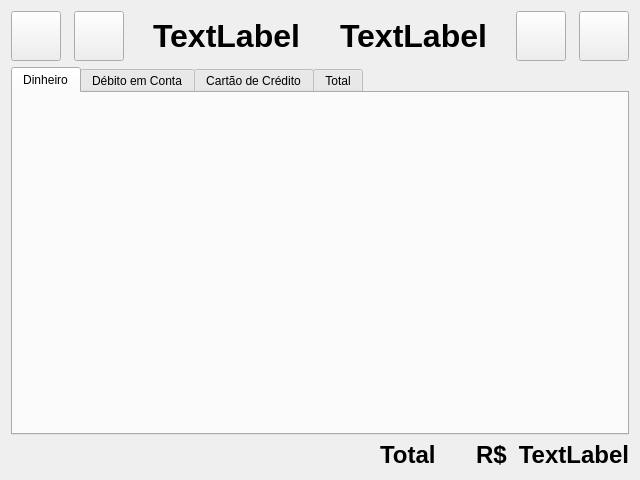
<?xml version="1.0" encoding="UTF-8"?>
<ui version="4.0">
 <class>ExpensesInterface</class>
 <widget class="QWidget" name="ExpensesInterface">
  <property name="geometry">
   <rect>
    <x>0</x>
    <y>0</y>
    <width>640</width>
    <height>480</height>
   </rect>
  </property>
  <property name="minimumSize">
   <size>
    <width>640</width>
    <height>480</height>
   </size>
  </property>
  <property name="windowTitle">
   <string>Tabela de Despesas</string>
  </property>
  <property name="locale">
   <locale language="Portuguese" country="Brazil"/>
  </property>
  <layout class="QVBoxLayout" name="verticalLayout">
   <item>
    <layout class="QHBoxLayout" name="horizontalLayout">
     <property name="spacing">
      <number>0</number>
     </property>
     <item>
      <widget class="QPushButton" name="subYearButton">
       <property name="minimumSize">
        <size>
         <width>50</width>
         <height>50</height>
        </size>
       </property>
       <property name="maximumSize">
        <size>
         <width>50</width>
         <height>50</height>
        </size>
       </property>
       <property name="focusPolicy">
        <enum>Qt::TabFocus</enum>
       </property>
       <property name="layoutDirection">
        <enum>Qt::RightToLeft</enum>
       </property>
       <property name="text">
        <string/>
       </property>
       <property name="icon">
        <iconset resource="../../../resources/icon.qrc">
         <normaloff>:/images/doubleLeftArrow</normaloff>:/images/doubleLeftArrow</iconset>
       </property>
       <property name="iconSize">
        <size>
         <width>30</width>
         <height>30</height>
        </size>
       </property>
       <property name="flat">
        <bool>false</bool>
       </property>
      </widget>
     </item>
     <item>
      <spacer name="horizontalSpacer_4">
       <property name="orientation">
        <enum>Qt::Horizontal</enum>
       </property>
       <property name="sizeType">
        <enum>QSizePolicy::Fixed</enum>
       </property>
       <property name="sizeHint" stdset="0">
        <size>
         <width>13</width>
         <height>20</height>
        </size>
       </property>
      </spacer>
     </item>
     <item>
      <widget class="QPushButton" name="subMonthButton">
       <property name="minimumSize">
        <size>
         <width>50</width>
         <height>50</height>
        </size>
       </property>
       <property name="maximumSize">
        <size>
         <width>50</width>
         <height>50</height>
        </size>
       </property>
       <property name="layoutDirection">
        <enum>Qt::RightToLeft</enum>
       </property>
       <property name="text">
        <string/>
       </property>
       <property name="icon">
        <iconset resource="../../../resources/icon.qrc">
         <normaloff>:/images/singleLeftArrow</normaloff>:/images/singleLeftArrow</iconset>
       </property>
       <property name="iconSize">
        <size>
         <width>30</width>
         <height>30</height>
        </size>
       </property>
       <property name="flat">
        <bool>false</bool>
       </property>
      </widget>
     </item>
     <item>
      <spacer name="horizontalSpacer_1">
       <property name="orientation">
        <enum>Qt::Horizontal</enum>
       </property>
       <property name="sizeHint" stdset="0">
        <size>
         <width>40</width>
         <height>20</height>
        </size>
       </property>
      </spacer>
     </item>
     <item>
      <widget class="QLabel" name="monthLabel">
       <property name="font">
        <font>
         <family>Arial</family>
         <pointsize>24</pointsize>
         <weight>75</weight>
         <bold>true</bold>
        </font>
       </property>
       <property name="text">
        <string>TextLabel</string>
       </property>
      </widget>
     </item>
     <item>
      <spacer name="horizontalSpacer_3">
       <property name="orientation">
        <enum>Qt::Horizontal</enum>
       </property>
       <property name="sizeType">
        <enum>QSizePolicy::Fixed</enum>
       </property>
       <property name="sizeHint" stdset="0">
        <size>
         <width>40</width>
         <height>20</height>
        </size>
       </property>
      </spacer>
     </item>
     <item>
      <widget class="QLabel" name="yearLabel">
       <property name="font">
        <font>
         <family>Arial</family>
         <pointsize>24</pointsize>
         <weight>75</weight>
         <bold>true</bold>
        </font>
       </property>
       <property name="text">
        <string>TextLabel</string>
       </property>
      </widget>
     </item>
     <item>
      <spacer name="horizontalSpacer_2">
       <property name="orientation">
        <enum>Qt::Horizontal</enum>
       </property>
       <property name="sizeHint" stdset="0">
        <size>
         <width>40</width>
         <height>20</height>
        </size>
       </property>
      </spacer>
     </item>
     <item>
      <widget class="QPushButton" name="addMonthButton">
       <property name="minimumSize">
        <size>
         <width>50</width>
         <height>50</height>
        </size>
       </property>
       <property name="maximumSize">
        <size>
         <width>50</width>
         <height>50</height>
        </size>
       </property>
       <property name="layoutDirection">
        <enum>Qt::RightToLeft</enum>
       </property>
       <property name="text">
        <string/>
       </property>
       <property name="icon">
        <iconset resource="../../../resources/icon.qrc">
         <normaloff>:/images/singleRightArrow</normaloff>:/images/singleRightArrow</iconset>
       </property>
       <property name="iconSize">
        <size>
         <width>30</width>
         <height>30</height>
        </size>
       </property>
       <property name="flat">
        <bool>false</bool>
       </property>
      </widget>
     </item>
     <item>
      <spacer name="horizontalSpacer_5">
       <property name="orientation">
        <enum>Qt::Horizontal</enum>
       </property>
       <property name="sizeType">
        <enum>QSizePolicy::Fixed</enum>
       </property>
       <property name="sizeHint" stdset="0">
        <size>
         <width>13</width>
         <height>20</height>
        </size>
       </property>
      </spacer>
     </item>
     <item>
      <widget class="QPushButton" name="addYearButton">
       <property name="minimumSize">
        <size>
         <width>50</width>
         <height>50</height>
        </size>
       </property>
       <property name="maximumSize">
        <size>
         <width>50</width>
         <height>50</height>
        </size>
       </property>
       <property name="layoutDirection">
        <enum>Qt::RightToLeft</enum>
       </property>
       <property name="text">
        <string/>
       </property>
       <property name="icon">
        <iconset resource="../../../resources/icon.qrc">
         <normaloff>:/images/doubleRightArrow</normaloff>:/images/doubleRightArrow</iconset>
       </property>
       <property name="iconSize">
        <size>
         <width>30</width>
         <height>30</height>
        </size>
       </property>
       <property name="flat">
        <bool>false</bool>
       </property>
      </widget>
     </item>
    </layout>
   </item>
   <item>
    <widget class="QTabWidget" name="expenseView">
     <property name="contextMenuPolicy">
      <enum>Qt::CustomContextMenu</enum>
     </property>
     <property name="tabShape">
      <enum>QTabWidget::Rounded</enum>
     </property>
     <property name="currentIndex">
      <number>0</number>
     </property>
     <property name="elideMode">
      <enum>Qt::ElideRight</enum>
     </property>
     <property name="usesScrollButtons">
      <bool>false</bool>
     </property>
     <property name="documentMode">
      <bool>false</bool>
     </property>
     <property name="tabsClosable">
      <bool>false</bool>
     </property>
     <property name="movable">
      <bool>false</bool>
     </property>
     <property name="tabBarAutoHide">
      <bool>false</bool>
     </property>
     <widget class="BudgetTableInterface" name="cashTab">
      <property name="sizePolicy">
       <sizepolicy hsizetype="Expanding" vsizetype="Expanding">
        <horstretch>0</horstretch>
        <verstretch>0</verstretch>
       </sizepolicy>
      </property>
      <property name="accessibleName">
       <string/>
      </property>
      <attribute name="title">
       <string>Dinheiro</string>
      </attribute>
     </widget>
     <widget class="BudgetTableInterface" name="debitTab">
      <attribute name="title">
       <string>Débito em Conta</string>
      </attribute>
     </widget>
     <widget class="BudgetTableInterface" name="creditCardTab">
      <attribute name="title">
       <string>Cartão de Crédito</string>
      </attribute>
     </widget>
     <widget class="BudgetTableInterface" name="totalTab">
      <attribute name="title">
       <string>Total</string>
      </attribute>
     </widget>
    </widget>
   </item>
   <item>
    <layout class="QHBoxLayout" name="horizontalLayout_2">
     <property name="spacing">
      <number>0</number>
     </property>
     <item>
      <spacer name="horizontalSpacer_8">
       <property name="orientation">
        <enum>Qt::Horizontal</enum>
       </property>
       <property name="sizeHint" stdset="0">
        <size>
         <width>40</width>
         <height>20</height>
        </size>
       </property>
      </spacer>
     </item>
     <item>
      <widget class="QLabel" name="totalLabel">
       <property name="font">
        <font>
         <family>Arial</family>
         <pointsize>18</pointsize>
         <weight>75</weight>
         <bold>true</bold>
        </font>
       </property>
       <property name="text">
        <string>Total</string>
       </property>
      </widget>
     </item>
     <item>
      <spacer name="horizontalSpacer_6">
       <property name="orientation">
        <enum>Qt::Horizontal</enum>
       </property>
       <property name="sizeType">
        <enum>QSizePolicy::Fixed</enum>
       </property>
       <property name="sizeHint" stdset="0">
        <size>
         <width>40</width>
         <height>20</height>
        </size>
       </property>
      </spacer>
     </item>
     <item>
      <widget class="QLabel" name="currencyLabel">
       <property name="font">
        <font>
         <family>Arial</family>
         <pointsize>18</pointsize>
         <weight>75</weight>
         <bold>true</bold>
        </font>
       </property>
       <property name="text">
        <string>R$</string>
       </property>
      </widget>
     </item>
     <item>
      <spacer name="horizontalSpacer_7">
       <property name="orientation">
        <enum>Qt::Horizontal</enum>
       </property>
       <property name="sizeType">
        <enum>QSizePolicy::Fixed</enum>
       </property>
       <property name="sizeHint" stdset="0">
        <size>
         <width>10</width>
         <height>20</height>
        </size>
       </property>
      </spacer>
     </item>
     <item>
      <widget class="QLabel" name="totalValueLabel">
       <property name="font">
        <font>
         <family>Arial</family>
         <pointsize>18</pointsize>
         <weight>75</weight>
         <bold>true</bold>
        </font>
       </property>
       <property name="text">
        <string>TextLabel</string>
       </property>
       <property name="alignment">
        <set>Qt::AlignRight|Qt::AlignTrailing|Qt::AlignVCenter</set>
       </property>
      </widget>
     </item>
    </layout>
   </item>
  </layout>
 </widget>
 <customwidgets>
  <customwidget>
   <class>BudgetTableInterface</class>
   <extends>QWidget</extends>
   <header location="global">interface/BudgetTableInterface.h</header>
   <container>1</container>
  </customwidget>
 </customwidgets>
 <tabstops>
  <tabstop>subYearButton</tabstop>
  <tabstop>subMonthButton</tabstop>
  <tabstop>addMonthButton</tabstop>
  <tabstop>addYearButton</tabstop>
 </tabstops>
 <resources>
  <include location="../../../resources/icon.qrc"/>
 </resources>
 <connections/>
</ui>
